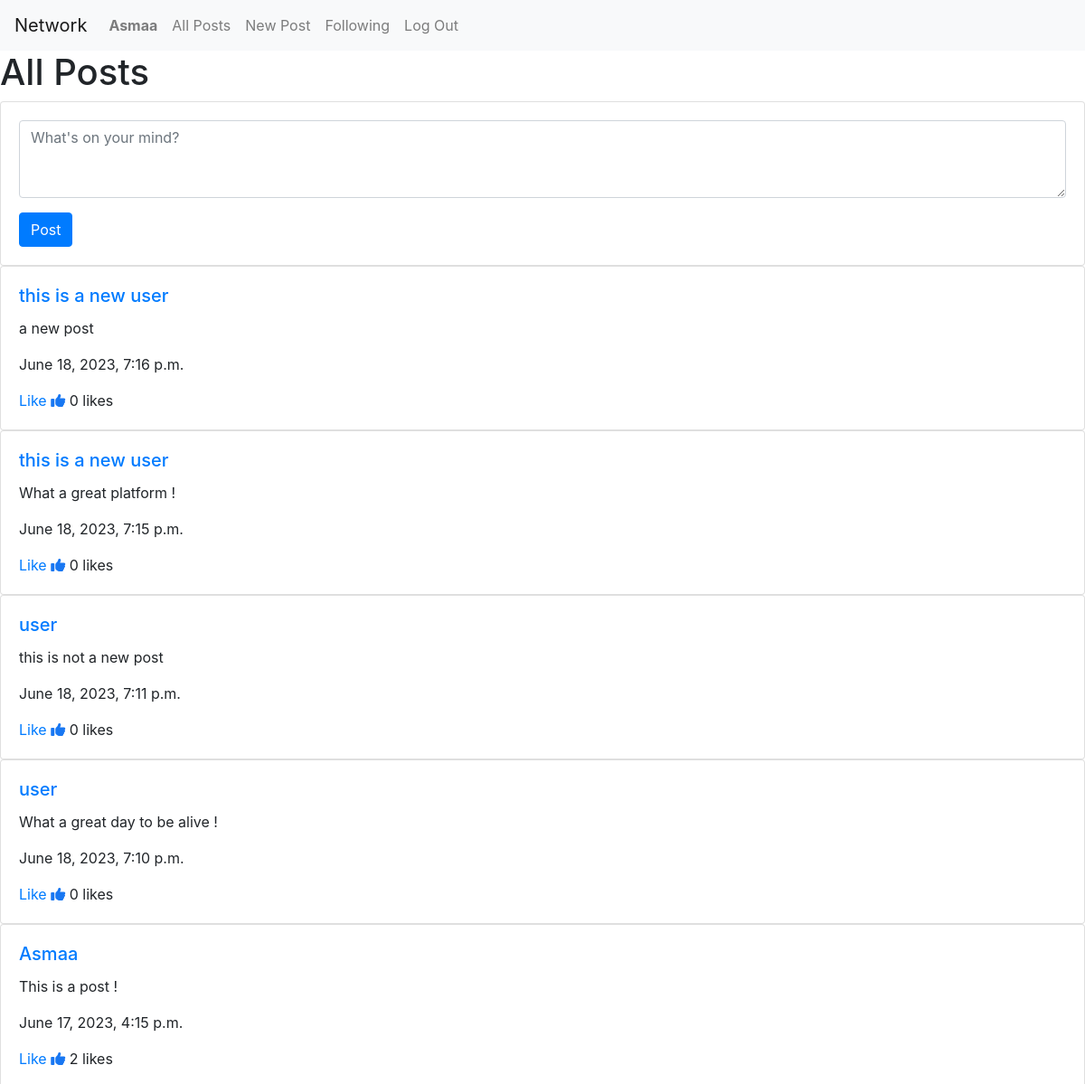
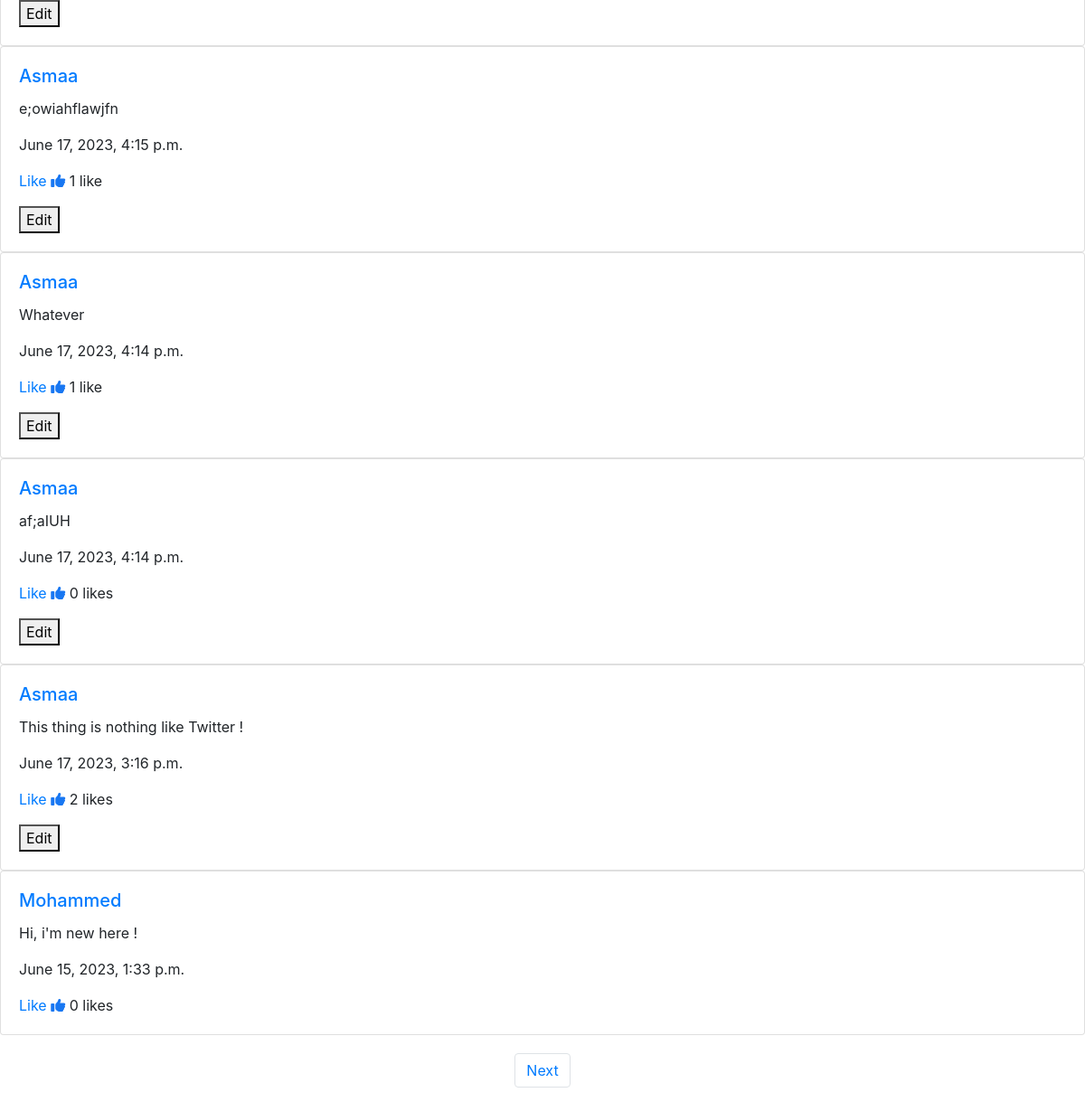
Page / (signed in) on the committed database (2 pictures, top to bottom).
### network/models.py (models this page shows)
class User(AbstractUser):
    pass

class Post(models.Model):
    content = models.CharField(max_length=500)
    timestamp = models.DateTimeField(auto_now_add=True)
    user = models.ForeignKey(User, on_delete=models.CASCADE, related_name="posts")
    likes = models.ManyToManyField(User, blank=True, related_name="liked_posts")

### network/views.py (the view)
# urls.py: path("", views.index, name="index"),
def index(request):
    posts = Post.objects.order_by("-timestamp").all()
    paginator = Paginator(posts, 10 )
    pageNumber = request.GET.get("page")
    pagePosts = paginator.get_page(pageNumber)
    return render(request, "network/index.html", {"pageNumber": pageNumber, "pagePosts": pagePosts})

### network/templates/network/index.html (shortened to what this page needs)
{% extends "network/layout.html" %}
{% load static %}
{% block body %}
<h1>All Posts</h1>
{% if user.is_authenticated %}
    <div class="card">
    <div class="card-body">
        <form action="{% url 'new_post' %}" method="post">
        <div class="form-group">
            <textarea
            class="form-control"
            name="content"
            id="content"
            rows="3"
            placeholder="What's on your mind?"
            ></textarea>
        </div>
        <button type="submit" class="btn btn-primary">Post</button>
        </form>
    </div>
    </div>
{% endif %}
  {% for post in pagePosts %}
  <div class="card" id="post-{{ post.id }}" data-postid="{{ post.id }}">
    <div class="card-body" data-postid="{{ post.id }}">
      <a href="{% url 'profile' post.user %}"> <h5 class="card-title">{{ post.user }}</h5></a>
      <p class="card-text" id="post-content-{{ post.id }}">{{ post.content }}</p>
      <p class="card-text">{{ post.timestamp }}</p>
      <p class="card-text">
        <a href="" class="like" id="like-btn-{{ post.id }}" data-postid="{{ post.id }}">Like</a>
        <i class="fas fa-thumbs-up" id="like-{{post.id}}" style="color: #1877F2;"></i>
        {{ post.likes.count }}
        {% if post.likes.count != 1 %}likes{% else %}like{% endif %}
      </p>
      {% if user.is_authenticated %}
        {% if user == post.user %}
            <button class="edit-btn" id="edit-btn-{{ post.id }}" data-postid="{{ post.id }}">Edit</button>
        {% endif %}
      {% endif %}
    </div>
  </div>
  {% endfor %}
  <nav aria-label="Page navigation example" style="margin-top: 20px;">
    <ul class="pagination d-flex justify-content-center">
    {% if pagePosts.has_next %}
      <li class="page-item"><a class="page-link" href="?page={{ pagePosts.next_page_number }}">Next</a></li>
    {%endif%}
    </ul>
  </nav>
  {% endblock %}

### network/templates/network/layout.html (shortened to what this page needs)
{% load static %}
<!DOCTYPE html>
<html lang="en">
  <head>
    <link
      rel="stylesheet"
      href="https://stackpath.bootstrapcdn.com/bootstrap/4.4.1/css/bootstrap.min.css"
      />
    <link href="{% static 'network/styles.css' %}" rel="stylesheet" />
  </head>
  <body>
    <nav class="navbar navbar-expand-lg navbar-light bg-light">
      <a class="navbar-brand" href="{% url 'index' %}">Network</a>
      <div>
        <ul class="navbar-nav mr-auto">
          {% if user.is_authenticated %}
          <li class="nav-item">
            <a class="nav-link" href="{% url 'profile' user.username %}"
              ><strong>{{ user.username }}</strong></a
            >
          </li>
          {% endif %}
          <li class="nav-item">
            <a class="nav-link" href="{% url 'index' %}">All Posts</a>
          </li>
          {% if user.is_authenticated %}
          <li class="nav-item">
            <a class="nav-link" href="{% url 'new_post' %}">New Post</a>
          </li>
          <li class="nav-item">
            <a class="nav-link" href="{% url 'following' %}">Following</a>
          </li>
          <li class="nav-item">
            <a class="nav-link" href="{% url 'logout' %}">Log Out</a>
          </li>
          {% endif %}
        </ul>
      </div>
    </nav>
    <div class="body">{% block body %} {% endblock %}</div>
  </body>
</html>

### rows in the picture
User: username "Asmaa"
Post: user "this is a new user", content "a new post", timestamp "June 18, 2023, 7:16 p.m.", likes.count "0"
Post: user "this is a new user", content "What a great platform !", timestamp "June 18, 2023, 7:15 p.m.", likes.count "0"
Post: user "user", content "this is not a new post", timestamp "June 18, 2023, 7:11 p.m.", likes.count "0"
Post: user "user", content "What a great day to be alive !", timestamp "June 18, 2023, 7:10 p.m.", likes.count "0"
Post: user "Asmaa", content "This is a post !", timestamp "June 17, 2023, 4:15 p.m.", likes.count "2"
Post: user "Asmaa", content "e;owiahflawjfn", timestamp "June 17, 2023, 4:15 p.m.", likes.count "1"
Post: user "Asmaa", content "Whatever", timestamp "June 17, 2023, 4:14 p.m.", likes.count "1"
Post: user "Asmaa", content "af;aIUH", timestamp "June 17, 2023, 4:14 p.m.", likes.count "0"
Post: user "Asmaa", content "This thing is nothing like Twitter !", timestamp "June 17, 2023, 3:16 p.m.", likes.count "2"
Post: user "Mohammed", content "Hi, i'm new here !", timestamp "June 15, 2023, 1:33 p.m.", likes.count "0"
